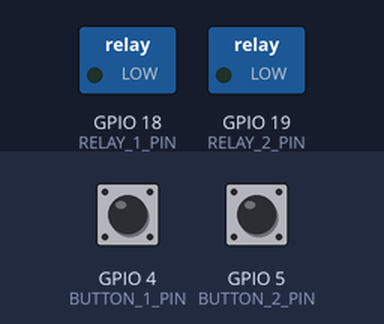
The sketch below on a simulated ESP32. Shown: switched loads named in the sketch (green lamp = pin HIGH). The inputs (shaded band) are chosen by the test bench; at power-on: GPIO 4 (BUTTON_1_PIN) HIGH, GPIO 5 (BUTTON_2_PIN) HIGH. WiFi joins after 1.5 s; servers stay silent unless stated; no MQTT or app messages arrive unless stated; what the sketch prints to the serial monitor is not drawn.

Above: at 2.8 s.
2.9 s: GPIO 4 (BUTTON_1_PIN) pulled LOW for 0.15 s
At 3.03 s:
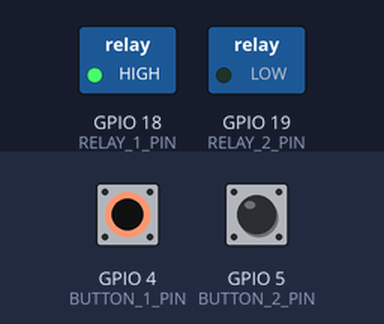
4.6 s: GPIO 5 (BUTTON_2_PIN) pulled LOW for 0.15 s
At 4.72 s:
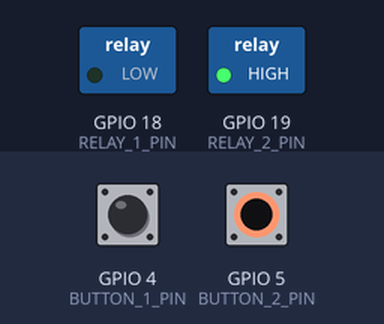
9.3 s: GPIO 4 (BUTTON_1_PIN) pulled LOW for 3.2 s
At 13.7 s:
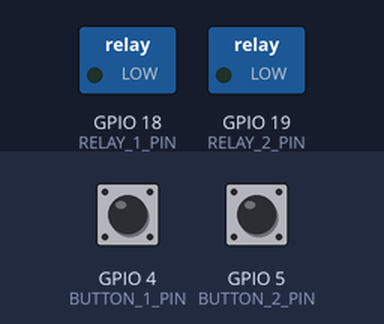
14.0 s: GPIO 5 (BUTTON_2_PIN) pulled LOW for 3.2 s
At 14.8 s:
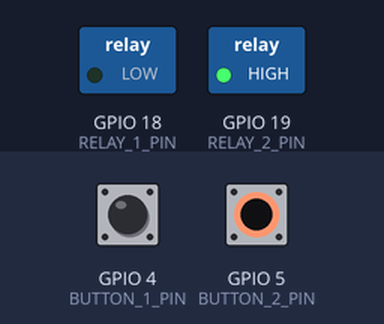
Timing chart, 0 to 18.8 s (numbered marks = the images above; inputs shaded):
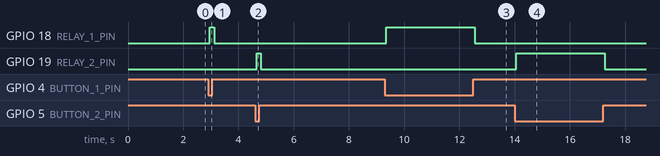

Measured:
- after the input at 2.9 s, GPIO 18 (RELAY_1_PIN): LOW → HIGH after 0.05 s, → LOW 0.17 s later
- after the input at 4.6 s, GPIO 19 (RELAY_2_PIN): LOW → HIGH after 0.05 s, → LOW 0.15 s later
- after the input at 9.3 s, GPIO 18 (RELAY_1_PIN): LOW → HIGH after 0.05 s, → LOW 3.2 s later
- after the input at 14.0 s, GPIO 19 (RELAY_2_PIN): LOW → HIGH after 0.05 s, → LOW 3.2 s later

The sketch:

ESP32_Relay_MQTT_BardiStyle.ino
```cpp
/*
 * ===================================================================
 *  BOTEK IoT CONSOLE - ESP32 MQTT PERSISTENT FIRMWARE (NON-BLOCKING)
 * ===================================================================
 *  Bardi / Blynk Style: Event-Driven Push (< 0.01 detik)
 *  Anti-Crash & Anti-Watchdog Reboot (Zero Blocking Loop)
 * ===================================================================
 */

#include <WiFi.h>
#include <PubSubClient.h>

// ===================================================================
// 1. KONFIGURASI WIFI & MQTT BROKER BOTEK
// ===================================================================
const char* WIFI_SSID     = "Drt.net";       // SSID WiFi Anda
const char* WIFI_PASSWORD = "112345678888";  // Password WiFi Anda

const char* DEVICE_CODE   = "ESP32_ROOM_01";

// Host MQTT Broker BOTEK (IP Laptop Server BOTEK Anda)
const char* MQTT_SERVER   = "192.168.1.6";
const int   MQTT_PORT     = 1883;            // Port TCP MQTT BOTEK

// ===================================================================
// 2. KONFIGURASI PIN HARDWARE ESP32
// ===================================================================
const int RELAY_1_PIN  = 18; // Output Relay 1
const int RELAY_2_PIN  = 19; // Output Relay 2

const int BUTTON_1_PIN = 4;  // Input Sakelar Switch 1 (Ke GND)
const int BUTTON_2_PIN = 5;  // Input Sakelar Switch 2 (Ke GND)

// Tipe Relay: set false jika Active HIGH, set true jika Active LOW
const bool IS_ACTIVE_LOW = false;

// Status Relay lokal
bool relay1State = false;
bool relay2State = false;

// Debounce Sakelar Switch 1
int lastBtn1Reading = HIGH;
int btn1State = HIGH;
unsigned long lastDebounceTime1 = 0;

// Debounce Sakelar Switch 2
int lastBtn2Reading = HIGH;
int btn2State = HIGH;
unsigned long lastDebounceTime2 = 0;

const unsigned long DEBOUNCE_DELAY = 50;

// Timer non-blocking reconnect MQTT
unsigned long lastMqttReconnectAttempt = 0;

WiFiClient espClient;
PubSubClient mqttClient(espClient);

void setRelayHardware(int pin, bool turnOn) {
  if (IS_ACTIVE_LOW) {
    digitalWrite(pin, turnOn ? LOW : HIGH);
  } else {
    digitalWrite(pin, turnOn ? HIGH : LOW);
  }
}

// Function Publish Status Relay ke MQTT Broker (Dipanggil saat sakelar fisik di-ceklik)
void publishRelayState(const char* controlName, bool isOn) {
  if (mqttClient.connected()) {
    String topic = "botek/" + String(DEVICE_CODE) + "/relay/" + String(controlName);
    String payload = isOn ? "ON" : "OFF";
    mqttClient.publish(topic.c_str(), payload.c_str(), true);
    Serial.printf("📡 [MQTT PUSH EVENT] %s -> %s\n", topic.c_str(), payload.c_str());
  }
}

// ===================================================================
// CALLBACK INSTANT: PERINTAH MASUK DARI WEBSITE / SERVER (< 0.01 DETIK)
// ===================================================================
void mqttCallback(char* topic, byte* payload, unsigned int length) {
  String message = "";
  for (unsigned int i = 0; i < length; i++) {
    message += (char)payload[i];
  }
  message.trim();

  Serial.printf("\n⚡ [EVENT DARI WEB / SERVER] Topik: %s | Pesan: %s\n", topic, message.c_str());

  String topicStr = String(topic);
  bool isOn = (message.equalsIgnoreCase("ON") || message == "1");

  // Sakelar Relay 1 diubah dari Web
  if (topicStr.endsWith("/Relay 1")) {
    if (relay1State != isOn) {
      relay1State = isOn;
      setRelayHardware(RELAY_1_PIN, relay1State);
      Serial.printf("🔘 [INSTANT PUSH] Relay 1 -> %s\n", relay1State ? "ON" : "OFF");
    }
  }
  // Sakelar Relay 2 diubah dari Web
  else if (topicStr.endsWith("/Relay 2")) {
    if (relay2State != isOn) {
      relay2State = isOn;
      setRelayHardware(RELAY_2_PIN, relay2State);
      Serial.printf("🔘 [INSTANT PUSH] Relay 2 -> %s\n", relay2State ? "ON" : "OFF");
    }
  }
}

// ===================================================================
// RECONNECT MQTT NON-BLOCKING (ANTI-TIMEOUT RC=-4)
// ===================================================================
bool reconnectMQTTNonBlocking() {
  espClient.stop(); // Bersihkan socket lama

  String clientId = "BOTEK-ESP32-" + String(DEVICE_CODE);

  if (mqttClient.connect(clientId.c_str())) {
    Serial.println("\n✅ [CONNECTED] Terhubung ke BOTEK MQTT Broker!");

    // Publish status ONLINE
    String lwtTopic = "botek/" + String(DEVICE_CODE) + "/status";
    mqttClient.publish(lwtTopic.c_str(), "ONLINE", true);

    // Subscribe ke seluruh perintah relay: botek/{DEVICE_CODE}/relay/#
    String subTopic = "botek/" + String(DEVICE_CODE) + "/relay/#";
    mqttClient.subscribe(subTopic.c_str());
    Serial.printf("📡 [EVENT LISTENER] Subscribed ke: %s\n", subTopic.c_str());

    // Sync status awal ke server
    publishRelayState("Relay 1", relay1State);
    publishRelayState("Relay 2", relay2State);
    return true;
  }
  Serial.printf(" Gagal (RC=%d)\n", mqttClient.state());
  return false;
}

// ===================================================================
// HARDWARE & SAKELAR FISIK (RESPON INSTAN 0 MILIDETIK)
// ===================================================================
void handlePhysicalButtons() {
  // 1. SAKELAR SWITCH 1 (RELAY 1)
  int reading1 = digitalRead(BUTTON_1_PIN);
  if (reading1 != lastBtn1Reading) {
    lastDebounceTime1 = millis();
  }
  if ((millis() - lastDebounceTime1) > DEBOUNCE_DELAY) {
    if (reading1 != btn1State) {
      btn1State = reading1;

      // CETLEK RELAY INSTAN TANPA DELAY (0 MILIDETIK)
      relay1State = !relay1State;
      setRelayHardware(RELAY_1_PIN, relay1State);
      Serial.printf("⚡ [INSTANT HARDWARE] Relay 1 -> %s\n", relay1State ? "ON" : "OFF");

      // Publish event ke server MQTT
      publishRelayState("Relay 1", relay1State);
    }
  }
  lastBtn1Reading = reading1;

  // 2. SAKELAR SWITCH 2 (RELAY 2)
  int reading2 = digitalRead(BUTTON_2_PIN);
  if (reading2 != lastBtn2Reading) {
    lastDebounceTime2 = millis();
  }
  if ((millis() - lastDebounceTime2) > DEBOUNCE_DELAY) {
    if (reading2 != btn2State) {
      btn2State = reading2;

      // CETLEK RELAY INSTAN TANPA DELAY (0 MILIDETIK)
      relay2State = !relay2State;
      setRelayHardware(RELAY_2_PIN, relay2State);
      Serial.printf("⚡ [INSTANT HARDWARE] Relay 2 -> %s\n", relay2State ? "ON" : "OFF");

      // Publish event ke server MQTT
      publishRelayState("Relay 2", relay2State);
    }
  }
  lastBtn2Reading = reading2;
}

void setup() {
  Serial.begin(115200);

  pinMode(RELAY_1_PIN, OUTPUT);
  pinMode(RELAY_2_PIN, OUTPUT);
  setRelayHardware(RELAY_1_PIN, relay1State);
  setRelayHardware(RELAY_2_PIN, relay2State);

  pinMode(BUTTON_1_PIN, INPUT_PULLUP);
  pinMode(BUTTON_2_PIN, INPUT_PULLUP);

  Serial.printf("\nMenghubungkan ke WiFi: %s ", WIFI_SSID);
  WiFi.begin(WIFI_SSID, WIFI_PASSWORD);
  while (WiFi.status() != WL_CONNECTED) {
    delay(400);
    Serial.print(".");
  }
  Serial.println("\n✅ WiFi Terhubung!");

  mqttClient.setServer(MQTT_SERVER, MQTT_PORT);
  mqttClient.setCallback(mqttCallback);

  Serial.println("✅ System BOTEK MQTT (Non-Blocking Bardi/Blynk Style) Ready!");
}

void loop() {
  // 1. Sakelar fisik instan (0-delay)
  handlePhysicalButtons();

  // 2. Non-blocking MQTT reconnect & processing
  if (!mqttClient.connected()) {
    unsigned long now = millis();
    if (now - lastMqttReconnectAttempt > 3000) {
      lastMqttReconnectAttempt = now;
      Serial.print("Menghubungkan ke BOTEK MQTT Broker...");
      if (reconnectMQTTNonBlocking()) {
        lastMqttReconnectAttempt = 0;
      }
    }
  } else {
    mqttClient.loop(); // Memproses event MQTT masuk instan (< 0.01s)
  }
}
```
